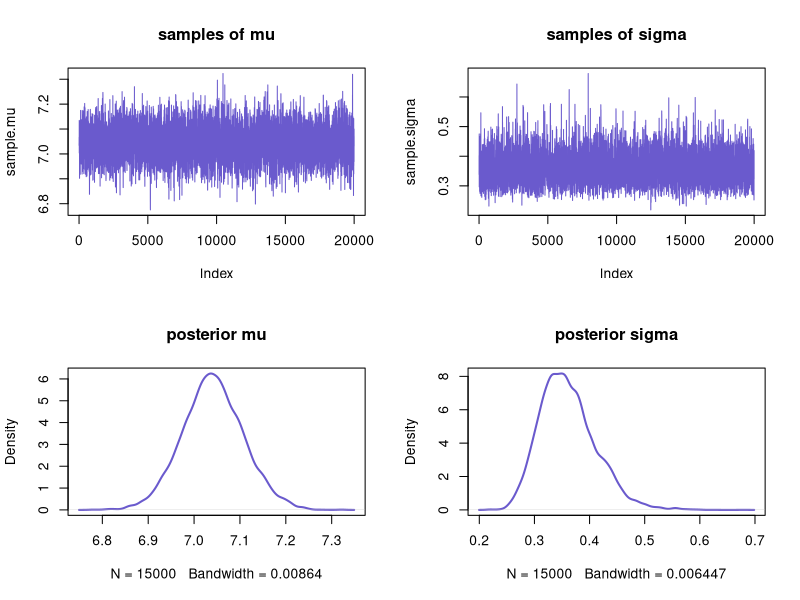
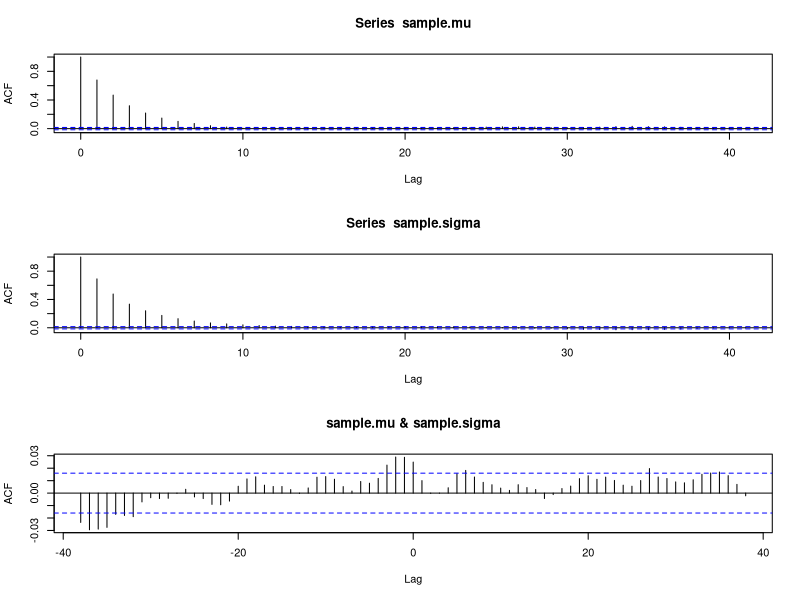

Write R code to recreate these figures, in order.
##########################################################
# metropolis for estimating mu and sigma at same time
# the data
n <- 30
y <- rnorm( n , mean=7 , sd=0.5 )

# priors; these are uninformative
prior.mu <- function(theta) dnorm( theta , mean=7 , sd=1000 , log=TRUE )
prior.sigma <- function(theta) dgamma( theta , shape=0.001 , rate=0.001 , log=TRUE )

# initial guesses
k.mu <- mean(y)
k.sigma <- sd(y)

num.samples <- 20000
sample.mu <- rep(0,num.samples)
sample.sigma <- rep(0,num.samples)
step.mu <- 1/10
step.sigma <- 1/10
for ( i in 1:num.samples ) {
    # record history
    sample.mu[i] <- k.mu
    sample.sigma[i] <- k.sigma

    # propose jump
    prop.mu <- k.mu + rnorm( 1 , mean=0 , sd=step.mu )
    prop.sigma <- k.sigma + rnorm( 1 , mean=0 , sd=step.sigma )
    prop.sigma <- max( 0.001 , prop.sigma ) # must ensure positive variance
    
    # compute prob of accepting proposed mu
    pr.prop <- sum( dnorm( y , mean=prop.mu , sd=k.sigma , log=TRUE ) ) + prior.mu(prop.mu) + prior.sigma(k.sigma)
    pr.here <- sum( dnorm( y , mean=k.mu , sd=k.sigma , log=TRUE ) ) + prior.mu(k.mu) + prior.sigma(k.sigma)
    pr.accept <- exp( pr.prop - pr.here )
    k.mu <- ifelse( runif(1) < pr.accept , prop.mu , k.mu )
    
    # compute prob of accepting proposed sigma
    pr.prop <- sum( dnorm( y , mean=k.mu , sd=prop.sigma , log=TRUE ) ) + prior.mu(k.mu) + prior.sigma(prop.sigma)
    pr.accept <- exp( pr.prop - pr.here )
    k.sigma <- ifelse( runif(1) < pr.accept , prop.sigma , k.sigma )
    
}

# plot chains
par(mfrow=c(2,2))
plot( sample.mu , col="slateblue" , main="samples of mu" , type="l" )
plot( sample.sigma , col="slateblue" , main="samples of sigma" , type="l" )

# remove the "burn in" samples at the start
sample.mu <- sample.mu[-(1:5000)]
sample.sigma <- sample.sigma[-(1:5000)]

# plot posterior densities
plot( density(sample.mu) , col="slateblue" , lwd=2 , main="posterior mu" )
plot( density(sample.sigma) , col="slateblue" , lwd=2 , main="posterior sigma" )

# illustrate checking of autocorrelation
par(mfrow=c(3,1))
acf( sample.mu )
acf( sample.sigma )
ccf( sample.mu , sample.sigma ) # cross-correlation